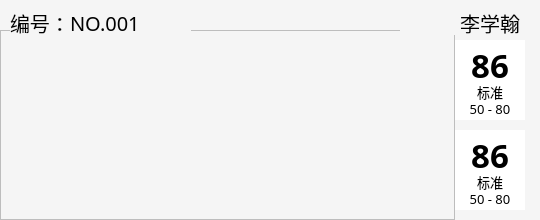
<?xml version="1.0" encoding="UTF-8"?>
<ui version="4.0">
 <class>ECG</class>
 <widget class="QWidget" name="ECG">
  <property name="geometry">
   <rect>
    <x>0</x>
    <y>0</y>
    <width>540</width>
    <height>220</height>
   </rect>
  </property>
  <property name="windowTitle">
   <string>ECG</string>
  </property>
  <widget class="QWidget" name="ECG_widget" native="true">
   <property name="geometry">
    <rect>
     <x>0</x>
     <y>0</y>
     <width>540</width>
     <height>220</height>
    </rect>
   </property>
   <property name="styleSheet">
    <string notr="true">background-color: rgb(245, 245, 245);</string>
   </property>
   <widget class="QChartView" name="chartView">
    <property name="geometry">
     <rect>
      <x>0</x>
      <y>30</y>
      <width>455</width>
      <height>190</height>
     </rect>
    </property>
   </widget>
   <widget class="QLabel" name="ECG_num">
    <property name="geometry">
     <rect>
      <x>70</x>
      <y>10</y>
      <width>121</width>
      <height>25</height>
     </rect>
    </property>
    <property name="font">
     <font>
      <family>黑体</family>
      <pointsize>15</pointsize>
     </font>
    </property>
    <property name="text">
     <string>NO.001</string>
    </property>
   </widget>
   <widget class="QLabel" name="label">
    <property name="geometry">
     <rect>
      <x>10</x>
      <y>10</y>
      <width>60</width>
      <height>25</height>
     </rect>
    </property>
    <property name="font">
     <font>
      <family>黑体</family>
      <pointsize>15</pointsize>
     </font>
    </property>
    <property name="text">
     <string>编号：</string>
    </property>
   </widget>
   <widget class="QLabel" name="ECG_name">
    <property name="geometry">
     <rect>
      <x>400</x>
      <y>10</y>
      <width>120</width>
      <height>25</height>
     </rect>
    </property>
    <property name="font">
     <font>
      <family>黑体</family>
      <pointsize>15</pointsize>
     </font>
    </property>
    <property name="text">
     <string>李学翰</string>
    </property>
    <property name="alignment">
     <set>Qt::AlignRight|Qt::AlignTrailing|Qt::AlignVCenter</set>
    </property>
   </widget>
   <widget class="QWidget" name="ECG_widget1" native="true">
    <property name="geometry">
     <rect>
      <x>455</x>
      <y>40</y>
      <width>70</width>
      <height>80</height>
     </rect>
    </property>
    <property name="styleSheet">
     <string notr="true">background-color: rgb(255, 255, 255);</string>
    </property>
    <widget class="QLabel" name="ECG_ecg">
     <property name="geometry">
      <rect>
       <x>10</x>
       <y>0</y>
       <width>50</width>
       <height>50</height>
      </rect>
     </property>
     <property name="font">
      <font>
       <family>黑体</family>
       <pointsize>25</pointsize>
       <weight>75</weight>
       <bold>true</bold>
      </font>
     </property>
     <property name="text">
      <string>86</string>
     </property>
     <property name="alignment">
      <set>Qt::AlignCenter</set>
     </property>
    </widget>
    <widget class="QLabel" name="label_3">
     <property name="geometry">
      <rect>
       <x>10</x>
       <y>42</y>
       <width>50</width>
       <height>20</height>
      </rect>
     </property>
     <property name="font">
      <font>
       <family>Agency FB</family>
       <pointsize>10</pointsize>
       <weight>50</weight>
       <bold>false</bold>
      </font>
     </property>
     <property name="text">
      <string>标准</string>
     </property>
     <property name="alignment">
      <set>Qt::AlignCenter</set>
     </property>
    </widget>
    <widget class="QLabel" name="label_4">
     <property name="geometry">
      <rect>
       <x>10</x>
       <y>60</y>
       <width>50</width>
       <height>18</height>
      </rect>
     </property>
     <property name="font">
      <font>
       <family>黑体</family>
       <pointsize>10</pointsize>
       <weight>50</weight>
       <bold>false</bold>
      </font>
     </property>
     <property name="text">
      <string>50 - 80</string>
     </property>
     <property name="alignment">
      <set>Qt::AlignCenter</set>
     </property>
    </widget>
   </widget>
   <widget class="QWidget" name="ECG_widget2" native="true">
    <property name="geometry">
     <rect>
      <x>455</x>
      <y>130</y>
      <width>70</width>
      <height>80</height>
     </rect>
    </property>
    <property name="styleSheet">
     <string notr="true">background-color: rgb(255, 255, 255);</string>
    </property>
    <widget class="QLabel" name="ECG_breath">
     <property name="geometry">
      <rect>
       <x>10</x>
       <y>0</y>
       <width>50</width>
       <height>50</height>
      </rect>
     </property>
     <property name="font">
      <font>
       <family>黑体</family>
       <pointsize>25</pointsize>
       <weight>75</weight>
       <bold>true</bold>
      </font>
     </property>
     <property name="text">
      <string>86</string>
     </property>
     <property name="alignment">
      <set>Qt::AlignCenter</set>
     </property>
    </widget>
    <widget class="QLabel" name="label_6">
     <property name="geometry">
      <rect>
       <x>10</x>
       <y>42</y>
       <width>50</width>
       <height>20</height>
      </rect>
     </property>
     <property name="font">
      <font>
       <family>Agency FB</family>
       <pointsize>10</pointsize>
       <weight>50</weight>
       <bold>false</bold>
      </font>
     </property>
     <property name="text">
      <string>标准</string>
     </property>
     <property name="alignment">
      <set>Qt::AlignCenter</set>
     </property>
    </widget>
    <widget class="QLabel" name="label_7">
     <property name="geometry">
      <rect>
       <x>10</x>
       <y>60</y>
       <width>50</width>
       <height>18</height>
      </rect>
     </property>
     <property name="font">
      <font>
       <family>黑体</family>
       <pointsize>10</pointsize>
       <weight>50</weight>
       <bold>false</bold>
      </font>
     </property>
     <property name="text">
      <string>50 - 80</string>
     </property>
     <property name="alignment">
      <set>Qt::AlignCenter</set>
     </property>
    </widget>
   </widget>
   <zorder>ECG_widget1</zorder>
   <zorder>ECG_widget2</zorder>
   <zorder>chartView</zorder>
   <zorder>ECG_num</zorder>
   <zorder>label</zorder>
   <zorder>ECG_name</zorder>
  </widget>
 </widget>
 <customwidgets>
  <customwidget>
   <class>QChartView</class>
   <extends>QGraphicsView</extends>
   <header>qchartview.h</header>
  </customwidget>
 </customwidgets>
 <resources/>
 <connections/>
</ui>
